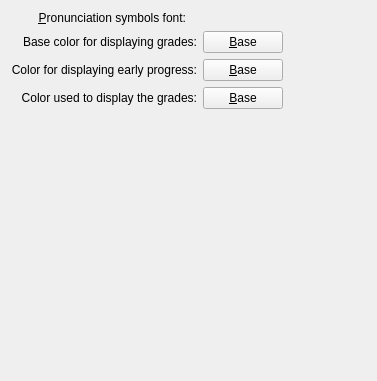
<?xml version="1.0" encoding="UTF-8"?>
<ui version="4.0">
  <class>ViewOptionsBase</class>
  <widget class="QWidget" name="ViewOptionsBase">
   <property name="geometry">
    <rect>
     <x>0</x>
     <y>0</y>
     <width>377</width>
     <height>381</height>
    </rect>
   </property>
   <layout class="QGridLayout">
    <item row="2" column="0" colspan="2">
     <spacer>
    <property name="orientation">
      <enum>Qt::Vertical</enum>
    </property>
    <property name="sizeType">
      <enum>QSizePolicy::Expanding</enum>
    </property>
    <property name="sizeHint" stdset="0">
      <size>
        <width>291</width>
        <height>16</height>
      </size>
    </property>
   </spacer>
      </item>
      <item row="0" column="0" colspan="2">
   <layout class="QGridLayout">
     <property name="margin">
       <number>0</number>
     </property>
     <property name="spacing">
       <number>6</number>
     </property>
     <item row="0" column="1">
       <widget class="KFontRequester" name="kcfg_IPAFont">
         <property name="whatsThis">
      <string>Specify which font to use for displaying pronunciations using phonetic symbols.</string>
         </property>
       </widget>
     </item>
     <item row="0" column="0">
       <widget class="QLabel" name="IPAFontLabel">
         <property name="text">
      <string>&amp;Pronunciation symbols font:</string>
         </property>
         <property name="alignment">
      <set>Qt::AlignRight|Qt::AlignTrailing|Qt::AlignVCenter</set>
         </property>
         <property name="buddy">
      <cstring>kcfg_IPAFont</cstring>
         </property>
       </widget>
     </item>
   </layout>
      </item>
      <item row="1" column="0" colspan="2">
   <layout class="QGridLayout" name="gridLayout2">
     <property name="margin">
       <number>0</number>
     </property>
     <property name="spacing">
       <number>6</number>
     </property>
     <item row="0" column="0">
       <widget class="QLabel" name="gradeColorLabel">
         <property name="sizePolicy">
      <sizepolicy hsizetype="Minimum" vsizetype="Preferred">
        <horstretch>0</horstretch>
        <verstretch>0</verstretch>
      </sizepolicy>
         </property>
         <property name="text">
      <string>Base color for displaying grades:</string>
         </property>
         <property name="alignment">
      <set>Qt::AlignRight|Qt::AlignTrailing|Qt::AlignVCenter</set>
         </property>
         <property name="buddy">
      <cstring>kcfg_GradeColor</cstring>
         </property>
       </widget>
     </item>
     <item row="0" column="1">
       <widget class="KColorButton" name="kcfg_GradeColor">
         <property name="sizePolicy">
      <sizepolicy hsizetype="Preferred" vsizetype="Fixed">
        <horstretch>0</horstretch>
        <verstretch>0</verstretch>
      </sizepolicy>
         </property>
         <property name="toolTip">
           <string>Color used to display the progress</string>
         </property>
         <property name="whatsThis">
           <string>Click here to change the color used to display the progress.</string>
         </property>
         <property name="text">
      <string>&amp;Base</string>
         </property>
         <property name="shortcut">
      <string>Alt+0</string>
         </property>
         <property name="flat">
      <bool>false</bool>
         </property>
       </widget>
     </item>
     <item row="1" column="0">
       <widget class="QLabel" name="preGradeColorLabel">
         <property name="sizePolicy">
           <sizepolicy hsizetype="Minimum" vsizetype="Preferred">
             <horstretch>0</horstretch>
             <verstretch>0</verstretch>
           </sizepolicy>
         </property>
         <property name="text">
           <string>Color for displaying early progress:</string>
         </property>
         <property name="alignment">
           <set>Qt::AlignRight|Qt::AlignTrailing|Qt::AlignVCenter</set>
         </property>
         <property name="buddy">
           <cstring>kcfg_PreGradeColor</cstring>
         </property>
       </widget>
     </item>
     <item row="1" column="1">
       <widget class="KColorButton" name="kcfg_PreGradeColor">
         <property name="sizePolicy">
           <sizepolicy hsizetype="Preferred" vsizetype="Fixed">
             <horstretch>0</horstretch>
             <verstretch>0</verstretch>
           </sizepolicy>
         </property>
         <property name="toolTip">
           <string>Color used to display the early progress</string>
         </property>
         <property name="whatsThis">
           <string>Click here to change the color used to display the early progress.</string>
         </property>
         <property name="text">
           <string>&amp;Base</string>
         </property>
         <property name="shortcut">
           <string>Alt+1</string>
         </property>
         <property name="flat">
           <bool>false</bool>
         </property>
       </widget>
     </item>
     <item row="2" column="0">
       <widget class="QLabel" name="invalidUnitColorLabel">
         <property name="sizePolicy">
           <sizepolicy hsizetype="Minimum" vsizetype="Preferred">
             <horstretch>0</horstretch>
             <verstretch>0</verstretch>
           </sizepolicy>
         </property>
         <property name="text">
           <string>Color used to display the grades:</string>
         </property>
         <property name="alignment">
           <set>Qt::AlignRight|Qt::AlignTrailing|Qt::AlignVCenter</set>
         </property>
         <property name="buddy">
           <cstring>kcfg_InvalidUnitColor</cstring>
         </property>
       </widget>
     </item>
     <item row="2" column="1">
       <widget class="KColorButton" name="kcfg_InvalidUnitColor">
         <property name="sizePolicy">
           <sizepolicy hsizetype="Preferred" vsizetype="Fixed">
             <horstretch>0</horstretch>
             <verstretch>0</verstretch>
           </sizepolicy>
         </property>
         <property name="toolTip">
           <string>Color used to display invalid units</string>
         </property>
         <property name="whatsThis">
           <string>Click here to change the color used to display invalid units.</string>
         </property>
         <property name="text">
           <string>&amp;Base</string>
         </property>
         <property name="shortcut">
           <string>Alt+2</string>
         </property>
         <property name="flat">
           <bool>false</bool>
         </property>
       </widget>
     </item>
     <item row="3" column="2">
       <spacer name="horizontalSpacer">
         <property name="orientation">
      <enum>Qt::Horizontal</enum>
         </property>
         <property name="sizeHint" stdset="0">
      <size>
        <width>40</width>
        <height>20</height>
      </size>
         </property>
       </spacer>
     </item>
   </layout>
      </item>
    </layout>
  </widget>
  <customwidgets>
    <customwidget>
      <class>KFontRequester</class>
      <extends>QWidget</extends>
      <header>kfontrequester.h</header>
    </customwidget>
    <customwidget>
      <class>KColorButton</class>
      <extends>QPushButton</extends>
      <header>kcolorbutton.h</header>
    </customwidget>
  </customwidgets>
  <tabstops>
    <tabstop>kcfg_GradeColor</tabstop>
  </tabstops>
  <includes>
    <include location="global">kcolorbutton.h</include>
  </includes>
  <resources/>
  <connections/>
</ui>
